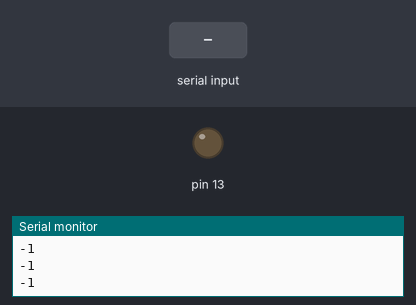
The sketch below on a simulated Arduino Uno, built with avr-gcc and run on an emulated ATmega328P. Shown: output pins drawn as LEDs (lit = HIGH), the last lines printed to the serial monitor. Dashed ring = blinking. Inputs (shaded band) come from the test bench.

Above: at 1.2 s.
1.3 s: "b" received over Serial
At 1.55 s:
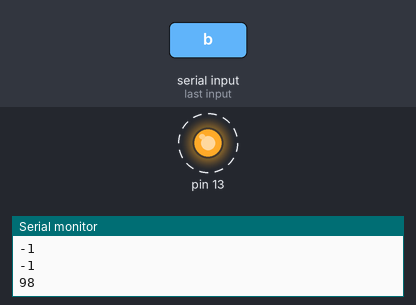
Timing chart, 0 to 4.3 s (numbered marks = the images above; inputs shaded):
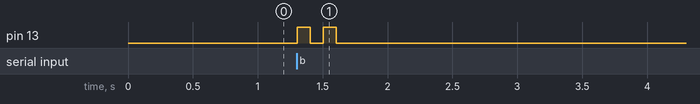

The sketch:

Serial_commu.ino
```cpp
void setup() {
 Serial.begin(9600);
 pinMode(13, OUTPUT); //내장 램프 점등
}

void loop() {
  int data = Serial.read(); //수신
  Serial.println(data);
  if(data == 'a')
  {
    digitalWrite(13, HIGH);
  }
  else if (data == 'b') //b 입력시 출력
{
  digitalWrite(13, HIGH);
  delay(100);
  digitalWrite(13, LOW);
  delay(100);
  digitalWrite(13, HIGH);
  delay(100);
}
  else
  {
    digitalWrite(13, LOW);
  }
  //Serial.println(Serial.read());에코(내가 친게 다시 나에게 돌아옴)
}
```

Measured:
- after the input at 1.3 s, pin 13: alternates HIGH for 0.10 s and LOW for 0.10 s, 4 changes in all, then stays LOW, starting at once
